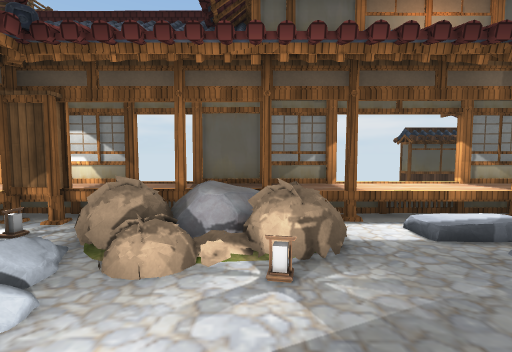
view 1 (above)

18 first-person views from a walk through a 3-D level made in the Unity game engine. The camera is 1.5 m above the floor, tilts 4° down and sees 85° across. The floor is counted in squares, 1 m on a side. Each view is taken from the middle of a square. On the plan, view 1 faces up. The plan holds only what a view shows up to about 14 squares ahead; the rest is blank. The place goes on beyond the plan. The player is left out. Door leaves are left out, so doorways stand open. Some surface patterns are stand-ins.

view 2
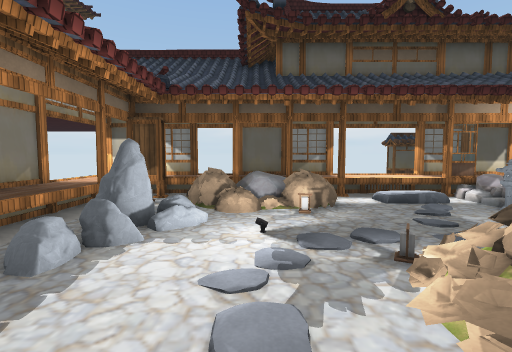

view 3
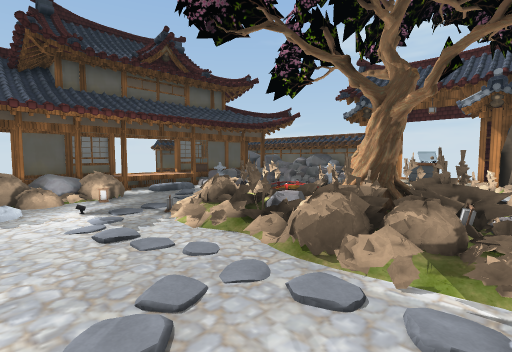

view 4
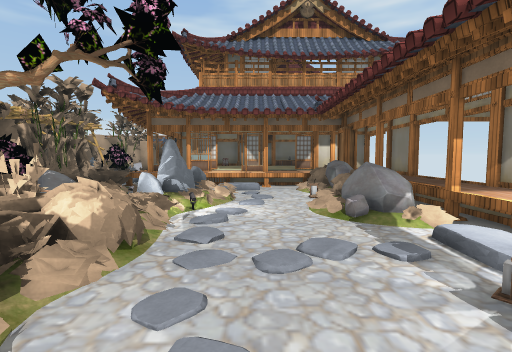

view 5
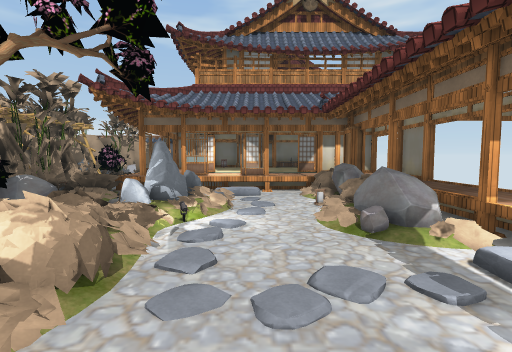

view 6
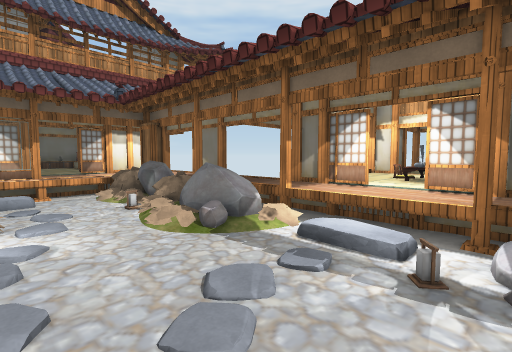

view 7
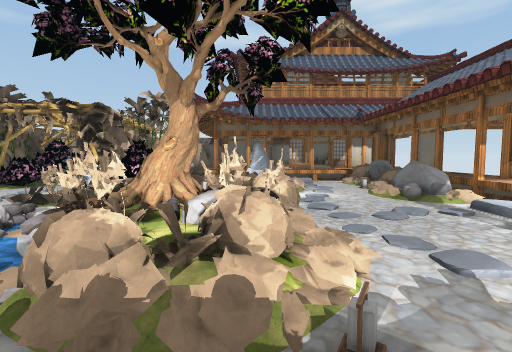

view 8
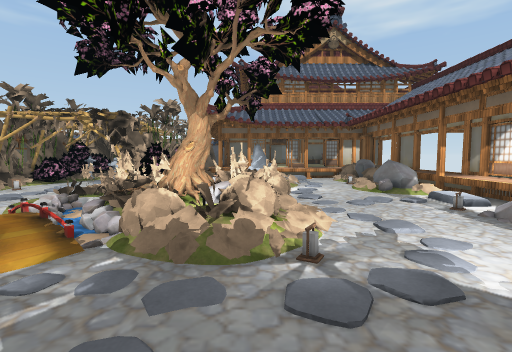

view 9
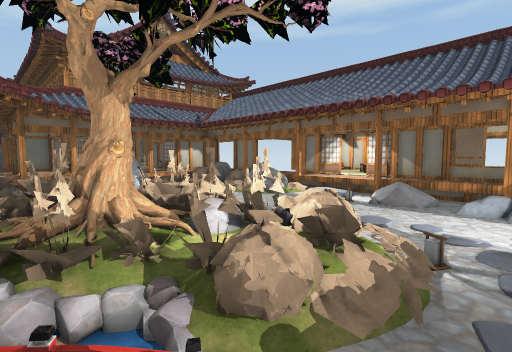

view 10
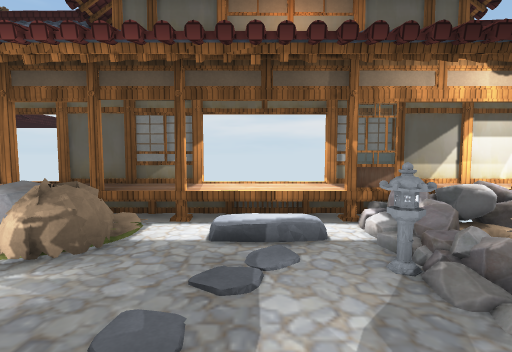

view 11
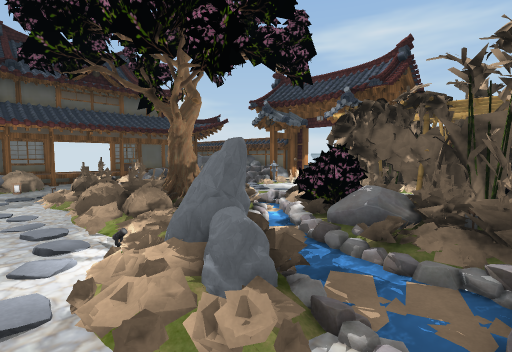

view 12
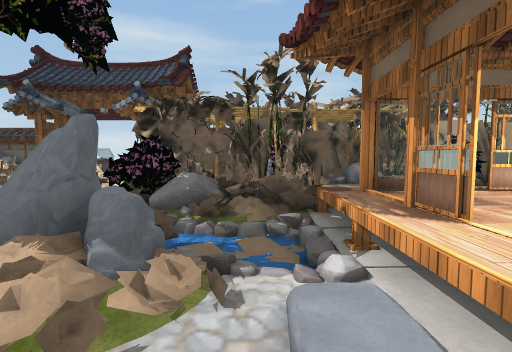

view 13
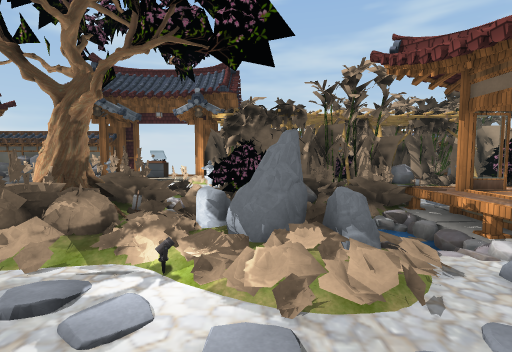

view 14
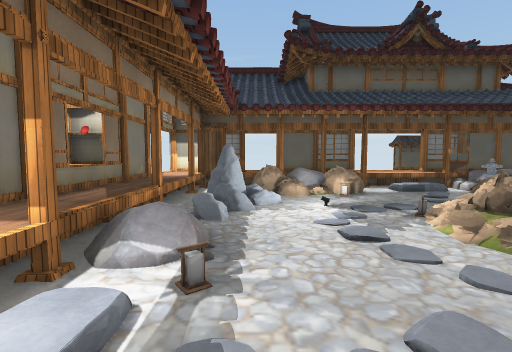

view 15
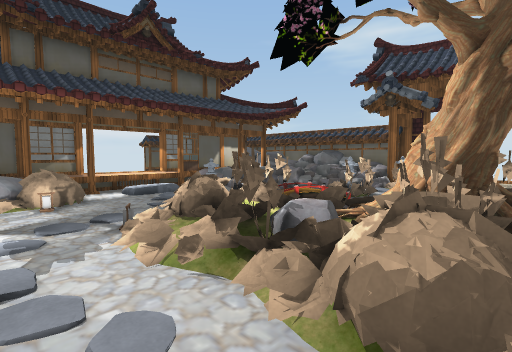

view 16
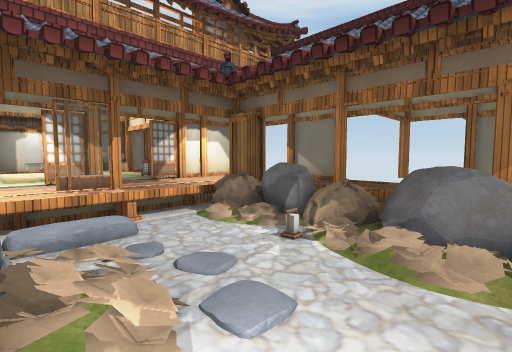

view 17
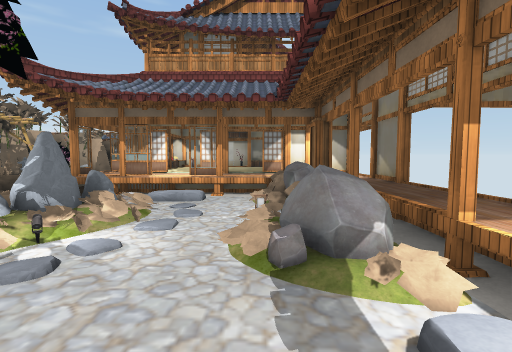

view 18
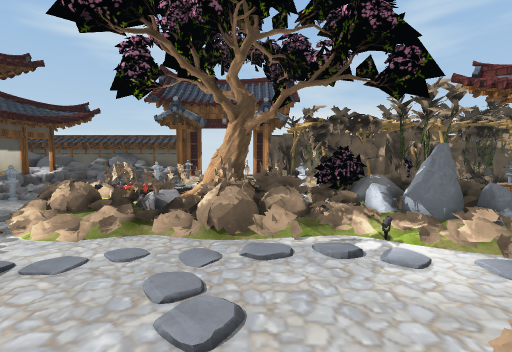

### Floor plan
Key: @ floor where view 1 was taken; # wall or solid block; . main floor; : floor 0.25 m higher than the main floor; + floor 0.5 m higher than the main floor; * floor 1 m higher than the main floor; / step, stairs or slope; D open door; = window, fence, low wall or low ledge; ≈ water the walk keeps out of; v drop or lower ground; O other object.
Columns run from 8 left of view 1 to 9 right of it. Each row starts with its distance up from view 1.
  9           #D DD
  8    ##DD# ##DDDD
  7    #DDDDD##=OO##
  6    #OOOOO/.///
  5   # .OOOOO.///.
  4  #D#.:::OO....O
  3  #D=O+........OO
  2  #DOOO.........
  1  #D O..../...//
  0   # O...@//////v
 -1    #...../*OOO≈+OO
 -2   = /....OO#OOO≈
 -3  #D /....#OOOOO
 -4  D=./..../O#O#OO.
 -5  D=//....#OOOOOOO
 -6  D=//....OOO##OOOO
 -7  D#//....OO#OOOOOO
 -8 ##DOO/.... O OOOO
 -9 D#DOO/... O OOOO#O
-10 DDDOO/.//=O ≈≈OO#O
-11 DDDOO/../OO≈≈≈OOOO
-12 D#DOO/...O.≈≈vOO#O
-13 ##DOO/....≈≈≈vOOOO
-14  #DvO/.//.≈≈≈vOOO
-15  ###OO=# ###  OOO
-16    DDDDD#   #D
-17    #DDD#

Positions as (right, up) in squares from view 1, and headings:
1: (0, 0), facing up
2: (-1, -4), facing up
3: (-3, -8), facing up-right
4: (-1, -1), facing down
5: (-1, -2), facing down
6: (0, -3), facing down-left
7: (2, 2), facing down
8: (2, 4), facing down
9: (6, 1), facing down-left
10: (4, 0), facing up
11: (-1, -14), facing up-right
12: (-2, -13), facing right
13: (-3, -10), facing right
14: (-3, -7), facing up
15: (-1, -6), facing up-right
16: (1, -8), facing down-left
17: (-3, -4), facing down
18: (-5, -6), facing right
